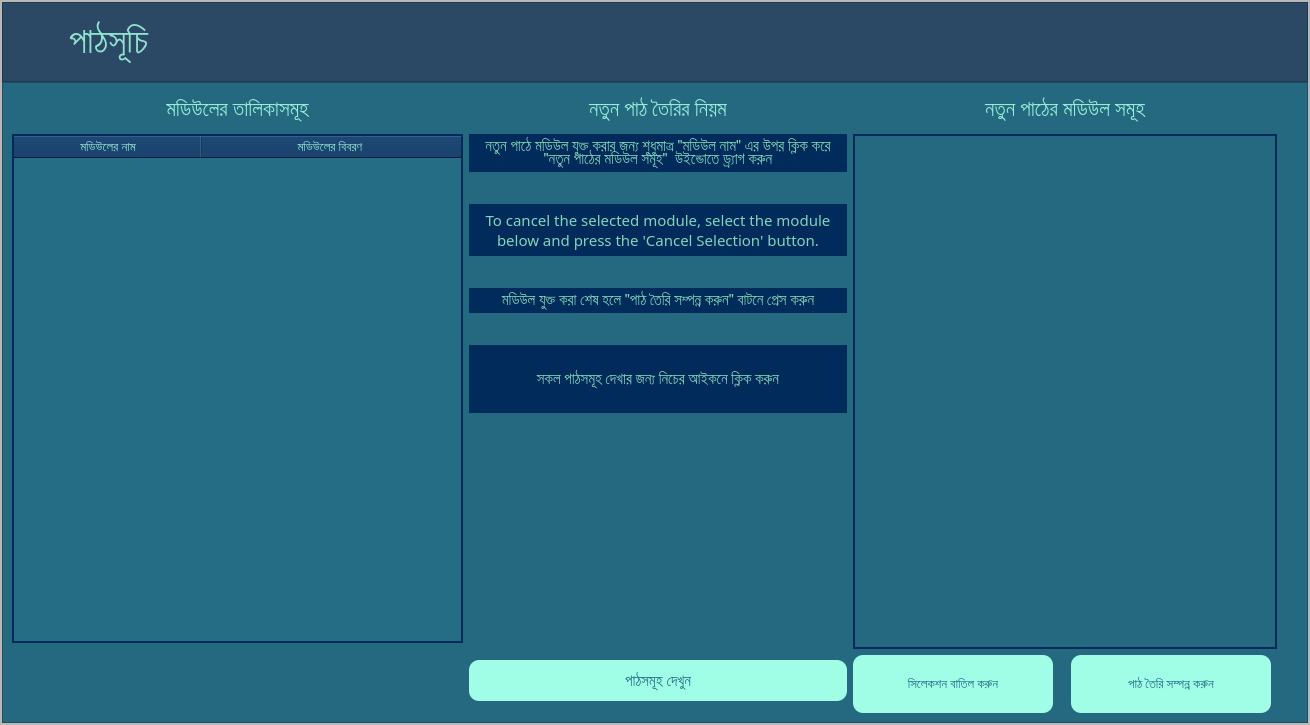
      <widget class="QWidget" name="lesson_making_page">
       <layout class="QGridLayout" name="gridLayout_8">
        <property name="leftMargin">
         <number>0</number>
        </property>
        <property name="topMargin">
         <number>0</number>
        </property>
        <property name="rightMargin">
         <number>0</number>
        </property>
        <property name="bottomMargin">
         <number>0</number>
        </property>
        <item row="0" column="0">
         <widget class="QFrame" name="frame">
          <property name="minimumSize">
           <size>
            <width>1280</width>
            <height>720</height>
           </size>
          </property>
          <property name="frameShape">
           <enum>QFrame::StyledPanel</enum>
          </property>
          <property name="frameShadow">
           <enum>QFrame::Raised</enum>
          </property>
          <layout class="QGridLayout" name="gridLayout_3">
           <property name="leftMargin">
            <number>0</number>
           </property>
           <property name="topMargin">
            <number>0</number>
           </property>
           <property name="rightMargin">
            <number>0</number>
           </property>
           <property name="bottomMargin">
            <number>0</number>
           </property>
           <item row="0" column="0">
            <widget class="QFrame" name="lesson_frame_2">
             <property name="minimumSize">
              <size>
               <width>1280</width>
               <height>720</height>
              </size>
             </property>
             <property name="styleSheet">
              <string notr="true"/>
             </property>
             <property name="frameShape">
              <enum>QFrame::StyledPanel</enum>
             </property>
             <property name="frameShadow">
              <enum>QFrame::Raised</enum>
             </property>
             <layout class="QVBoxLayout" name="verticalLayout_9">
              <property name="spacing">
               <number>0</number>
              </property>
              <property name="leftMargin">
               <number>0</number>
              </property>
              <property name="topMargin">
               <number>0</number>
              </property>
              <property name="rightMargin">
               <number>0</number>
              </property>
              <property name="bottomMargin">
               <number>0</number>
              </property>
              <item>
               <widget class="QFrame" name="top_frame_5">
                <property name="minimumSize">
                 <size>
                  <width>1278</width>
                  <height>80</height>
                 </size>
                </property>
                <property name="maximumSize">
                 <size>
                  <width>16777215</width>
                  <height>80</height>
                 </size>
                </property>
                <property name="styleSheet">
                 <string notr="true">background-color: #2B4865;</string>
                </property>
                <property name="frameShape">
                 <enum>QFrame::StyledPanel</enum>
                </property>
                <property name="frameShadow">
                 <enum>QFrame::Raised</enum>
                </property>
                <layout class="QHBoxLayout" name="horizontalLayout_24">
                 <property name="leftMargin">
                  <number>0</number>
                 </property>
                 <property name="topMargin">
                  <number>0</number>
                 </property>
                 <property name="rightMargin">
                  <number>0</number>
                 </property>
                 <property name="bottomMargin">
                  <number>0</number>
                 </property>
                 <item>
                  <widget class="QPushButton" name="lsn_btn_back_to_home_3">
                   <property name="sizePolicy">
                    <sizepolicy hsizetype="Preferred" vsizetype="Preferred">
                     <horstretch>0</horstretch>
                     <verstretch>0</verstretch>
                    </sizepolicy>
                   </property>
                   <property name="minimumSize">
                    <size>
                     <width>0</width>
                     <height>60</height>
                    </size>
                   </property>
                   <property name="maximumSize">
                    <size>
                     <width>60</width>
                     <height>60</height>
                    </size>
                   </property>
                   <property name="baseSize">
                    <size>
                     <width>0</width>
                     <height>4</height>
                    </size>
                   </property>
                   <property name="font">
                    <font>
                     <pointsize>11</pointsize>
                    </font>
                   </property>
                   <property name="cursor">
                    <cursorShape>PointingHandCursor</cursorShape>
                   </property>
                   <property name="mouseTracking">
                    <bool>true</bool>
                   </property>
                   <property name="styleSheet">
                    <string notr="true">QPushButton {
	background-color: #2B4865 #256D85;
	border: none;
}

QPushButton:hover:!pressed
{
	background-color:  #256D85;
	border-radius: 30px;
}</string>
                   </property>
                   <property name="text">
                    <string/>
                   </property>
                   <property name="icon">
                    <iconset>
                     <normaloff>../Images/back_icon.png</normaloff>../Images/back_icon.png</iconset>
                   </property>
                   <property name="iconSize">
                    <size>
                     <width>200</width>
                     <height>200</height>
                    </size>
                   </property>
                   <property name="autoDefault">
                    <bool>false</bool>
                   </property>
                   <property name="default">
                    <bool>false</bool>
                   </property>
                   <property name="flat">
                    <bool>false</bool>
                   </property>
                  </widget>
                 </item>
                 <item>
                  <widget class="QLabel" name="lsn_lbl_headline_4">
                   <property name="font">
                    <font>
                     <family>Hind Siliguri Medium</family>
                     <pointsize>27</pointsize>
                    </font>
                   </property>
                   <property name="styleSheet">
                    <string notr="true">color: #8FE3CF</string>
                   </property>
                   <property name="text">
                    <string>পাঠসূচি</string>
                   </property>
                   <property name="alignment">
                    <set>Qt::AlignLeading|Qt::AlignLeft|Qt::AlignVCenter</set>
                   </property>
                  </widget>
                 </item>
                </layout>
               </widget>
              </item>
              <item>
               <widget class="QFrame" name="mid_frame_4">
                <property name="minimumSize">
                 <size>
                  <width>1306</width>
                  <height>641</height>
                 </size>
                </property>
                <property name="styleSheet">
                 <string notr="true">background-color:rgb(36, 105, 127);</string>
                </property>
                <property name="frameShape">
                 <enum>QFrame::StyledPanel</enum>
                </property>
                <property name="frameShadow">
                 <enum>QFrame::Raised</enum>
                </property>
                <layout class="QGridLayout" name="gridLayout_4">
                 <item row="8" column="6">
                  <spacer name="verticalSpacer_5">
                   <property name="orientation">
                    <enum>Qt::Vertical</enum>
                   </property>
                   <property name="sizeHint" stdset="0">
                    <size>
                     <width>20</width>
                     <height>117</height>
                    </size>
                   </property>
                  </spacer>
                 </item>
                 <item row="7" column="1" colspan="3">
                  <widget class="QLabel" name="label_4">
                   <property name="minimumSize">
                    <size>
                     <width>365</width>
                     <height>68</height>
                    </size>
                   </property>
                   <property name="font">
                    <font>
                     <family>Hind Siliguri Medium</family>
                     <pointsize>11</pointsize>
                     <weight>50</weight>
                     <bold>false</bold>
                    </font>
                   </property>
                   <property name="styleSheet">
                    <string notr="true">color: rgb(132, 211, 184);
background-color: rgb(0, 43, 91);
padding: 5px;</string>
                   </property>
                   <property name="text">
                    <string>সকল পাঠসমূহ দেখার জন্য নিচের আইকনে ক্লিক করুন</string>
                   </property>
                   <property name="alignment">
                    <set>Qt::AlignCenter</set>
                   </property>
                   <property name="wordWrap">
                    <bool>true</bool>
                   </property>
                  </widget>
                 </item>
                 <item row="6" column="1">
                  <spacer name="horizontalSpacer_20">
                   <property name="orientation">
                    <enum>Qt::Horizontal</enum>
                   </property>
                   <property name="sizeHint" stdset="0">
                    <size>
                     <width>160</width>
                     <height>20</height>
                    </size>
                   </property>
                  </spacer>
                 </item>
                 <item row="6" column="3">
                  <spacer name="horizontalSpacer_21">
                   <property name="orientation">
                    <enum>Qt::Horizontal</enum>
                   </property>
                   <property name="sizeHint" stdset="0">
                    <size>
                     <width>159</width>
                     <height>20</height>
                    </size>
                   </property>
                  </spacer>
                 </item>
                 <item row="5" column="1" colspan="3">
                  <widget class="QLabel" name="label_3">
                   <property name="font">
                    <font>
                     <family>Hind Siliguri Medium</family>
                     <pointsize>11</pointsize>
                     <weight>50</weight>
                     <bold>false</bold>
                    </font>
                   </property>
                   <property name="styleSheet">
                    <string notr="true">color: rgb(132, 211, 184);
background-color: rgb(0, 43, 91);
padding: 5px;</string>
                   </property>
                   <property name="text">
                    <string>মডিউল যুক্ত করা শেষ হলে &quot;পাঠ তৈরি সম্পন্ন করুন&quot; বাটনে প্রেস করুন</string>
                   </property>
                   <property name="alignment">
                    <set>Qt::AlignCenter</set>
                   </property>
                   <property name="wordWrap">
                    <bool>true</bool>
                   </property>
                  </widget>
                 </item>
                 <item row="3" column="1" colspan="3">
                  <widget class="QLabel" name="label_2">
                   <property name="font">
                    <font>
                     <family>Hind Siliguri Medium</family>
                     <pointsize>11</pointsize>
                     <weight>50</weight>
                     <bold>false</bold>
                    </font>
                   </property>
                   <property name="styleSheet">
                    <string notr="true">color: rgb(132, 211, 184);
background-color: rgb(0, 43, 91);
padding: 5px;</string>
                   </property>
                   <property name="text">
                    <string>To cancel the selected module, select the module below and press the 'Cancel Selection' button.</string>
                   </property>
                   <property name="alignment">
                    <set>Qt::AlignCenter</set>
                   </property>
                   <property name="wordWrap">
                    <bool>true</bool>
                   </property>
                  </widget>
                 </item>
                 <item row="1" column="0" rowspan="8">
                  <widget class="QTableWidget" name="lsn_module_table_widget">
                   <property name="minimumSize">
                    <size>
                     <width>451</width>
                     <height>501</height>
                    </size>
                   </property>
                   <property name="cursor" stdset="0">
                    <cursorShape>OpenHandCursor</cursorShape>
                   </property>
                   <property name="styleSheet">
                    <string notr="true">QHeaderView::section {
	background-color: #002B5B;
    color: rgb(143, 227, 207);
}



QTableWidget {
	background-color: #256D85;
	gridline-color: rgb(255, 255, 255);
	color: #fff;
	border: 2px solid rgb(0, 43, 91);
}

</string>
                   </property>
                   <attribute name="horizontalHeaderDefaultSectionSize">
                    <number>188</number>
                   </attribute>
                   <attribute name="horizontalHeaderStretchLastSection">
                    <bool>true</bool>
                   </attribute>
                   <column>
                    <property name="text">
                     <string>মডিউলের নাম</string>
                    </property>
                    <property name="font">
                     <font>
                      <family>Hind Siliguri Medium</family>
                      <pointsize>10</pointsize>
                      <weight>50</weight>
                      <bold>false</bold>
                     </font>
                    </property>
                    <property name="textAlignment">
                     <set>AlignCenter</set>
                    </property>
                   </column>
                   <column>
                    <property name="text">
                     <string>মডিউলের বিবরণ </string>
                    </property>
                    <property name="font">
                     <font>
                      <family>Hind Siliguri Medium</family>
                      <pointsize>10</pointsize>
                      <weight>50</weight>
                      <bold>false</bold>
                     </font>
                    </property>
                    <property name="textAlignment">
                     <set>AlignCenter</set>
                    </property>
                   </column>
                  </widget>
                 </item>
                 <item row="4" column="6">
                  <spacer name="horizontalSpacer_9">
                   <property name="orientation">
                    <enum>Qt::Horizontal</enum>
                   </property>
                   <property name="sizeType">
                    <enum>QSizePolicy::Fixed</enum>
                   </property>
                   <property name="sizeHint" stdset="0">
                    <size>
                     <width>21</width>
                     <height>20</height>
                    </size>
                   </property>
                  </spacer>
                 </item>
                 <item row="1" column="1" colspan="3">
                  <widget class="QLabel" name="label">
                   <property name="font">
                    <font>
                     <family>Hind Siliguri Medium</family>
                     <pointsize>11</pointsize>
                     <weight>50</weight>
                     <bold>false</bold>
                    </font>
                   </property>
                   <property name="styleSheet">
                    <string notr="true">color: rgb(132, 211, 184);
background-color: rgb(0, 43, 91);
padding: 5px;</string>
                   </property>
                   <property name="text">
                    <string>নতুন পাঠে মডিউল যুক্ত করার জন্য শুধুমাত্র &quot;মডিউল নাম&quot; এর উপর ক্লিক করে &quot;নতুন পাঠের মডিউল সমূহ&quot;  উইন্ডোতে ড্র্যাগ করুন</string>
                   </property>
                   <property name="alignment">
                    <set>Qt::AlignCenter</set>
                   </property>
                   <property name="wordWrap">
                    <bool>true</bool>
                   </property>
                  </widget>
                 </item>
                 <item row="6" column="2">
                  <widget class="QLabel" name="label_7">
                   <property name="font">
                    <font>
                     <pointsize>7</pointsize>
                    </font>
                   </property>
                   <property name="text">
                    <string/>
                   </property>
                   <property name="pixmap">
                    <pixmap>../Images/downward_icon.png</pixmap>
                   </property>
                  </widget>
                 </item>
                 <item row="10" column="4">
                  <widget class="QPushButton" name="lsn_btn_remove_module">
                   <property name="sizePolicy">
                    <sizepolicy hsizetype="Preferred" vsizetype="Preferred">
                     <horstretch>230</horstretch>
                     <verstretch>40</verstretch>
                    </sizepolicy>
                   </property>
                   <property name="minimumSize">
                    <size>
                     <width>200</width>
                     <height>58</height>
                    </size>
                   </property>
                   <property name="maximumSize">
                    <size>
                     <width>200</width>
                     <height>58</height>
                    </size>
                   </property>
                   <property name="font">
                    <font>
                     <family>Hind Siliguri Medium</family>
                     <pointsize>10</pointsize>
                     <weight>50</weight>
                     <bold>false</bold>
                    </font>
                   </property>
                   <property name="cursor">
                    <cursorShape>PointingHandCursor</cursorShape>
                   </property>
                   <property name="styleSheet">
                    <string notr="true">QPushButton {
background-color: rgb(160, 253, 230);
color:  #256D85 ;
border-radius: 10px;
}

QPushButton::hover {
	
	background-color: rgb(143, 227, 207);
	color: #2B4865;

}</string>
                   </property>
                   <property name="text">
                    <string>সিলেকশন বাতিল করুন</string>
                   </property>
                   <property name="icon">
                    <iconset>
                     <normaloff>../Images/remove_icon.png</normaloff>../Images/remove_icon.png</iconset>
                   </property>
                   <property name="iconSize">
                    <size>
                     <width>20</width>
                     <height>25</height>
                    </size>
                   </property>
                  </widget>
                 </item>
                 <item row="0" column="4" colspan="2">
                  <widget class="QLabel" name="lsn_lbl_lessons_5">
                   <property name="minimumSize">
                    <size>
                     <width>371</width>
                     <height>36</height>
                    </size>
                   </property>
                   <property name="font">
                    <font>
                     <family>Hind Siliguri Medium</family>
                     <pointsize>16</pointsize>
                     <weight>50</weight>
                     <bold>false</bold>
                    </font>
                   </property>
                   <property name="styleSheet">
                    <string notr="true">color: rgb(149, 236, 215);</string>
                   </property>
                   <property name="text">
                    <string>নতুন পাঠের মডিউল সমূহ</string>
                   </property>
                   <property name="alignment">
                    <set>Qt::AlignCenter</set>
                   </property>
                  </widget>
                 </item>
                 <item row="4" column="2">
                  <widget class="QLabel" name="label_6">
                   <property name="font">
                    <font>
                     <pointsize>7</pointsize>
                    </font>
                   </property>
                   <property name="text">
                    <string/>
                   </property>
                   <property name="pixmap">
                    <pixmap>../Images/downward_icon.png</pixmap>
                   </property>
                  </widget>
                 </item>
                 <item row="10" column="5">
                  <widget class="QPushButton" name="lsn_btn_finish_add_module">
                   <property name="enabled">
                    <bool>true</bool>
                   </property>
                   <property name="sizePolicy">
                    <sizepolicy hsizetype="Preferred" vsizetype="Preferred">
                     <horstretch>230</horstretch>
                     <verstretch>40</verstretch>
                    </sizepolicy>
                   </property>
                   <property name="minimumSize">
                    <size>
                     <width>200</width>
                     <height>58</height>
                    </size>
                   </property>
                   <property name="maximumSize">
                    <size>
                     <width>200</width>
                     <height>58</height>
                    </size>
                   </property>
                   <property name="font">
                    <font>
                     <family>Hind Siliguri Medium</family>
                     <pointsize>10</pointsize>
                     <weight>50</weight>
                     <bold>false</bold>
                    </font>
                   </property>
                   <property name="cursor">
                    <cursorShape>PointingHandCursor</cursorShape>
                   </property>
                   <property name="styleSheet">
                    <string notr="true">QPushButton {
background-color: rgb(160, 253, 230);
color:  #256D85 ;
border-radius: 10px;
}

QPushButton::hover {
	
	background-color: rgb(143, 227, 207);
	color: #2B4865;

}</string>
                   </property>
                   <property name="text">
                    <string>পাঠ তৈরি সম্পন্ন করুন</string>
                   </property>
                   <property name="icon">
                    <iconset>
                     <normaloff>../Images/done.png</normaloff>../Images/done.png</iconset>
                   </property>
                   <property name="iconSize">
                    <size>
                     <width>20</width>
                     <height>25</height>
                    </size>
                   </property>
                  </widget>
                 </item>
                 <item row="2" column="1">
                  <spacer name="horizontalSpacer_17">
                   <property name="orientation">
                    <enum>Qt::Horizontal</enum>
                   </property>
                   <property name="sizeHint" stdset="0">
                    <size>
                     <width>160</width>
                     <height>20</height>
                    </size>
                   </property>
                  </spacer>
                 </item>
                 <item row="2" column="2">
                  <widget class="QLabel" name="label_5">
                   <property name="font">
                    <font>
                     <pointsize>7</pointsize>
                    </font>
                   </property>
                   <property name="text">
                    <string/>
                   </property>
                   <property name="pixmap">
                    <pixmap>../Images/downward_icon.png</pixmap>
                   </property>
                  </widget>
                 </item>
                 <item row="4" column="1">
                  <spacer name="horizontalSpacer_18">
                   <property name="orientation">
                    <enum>Qt::Horizontal</enum>
                   </property>
                   <property name="sizeHint" stdset="0">
                    <size>
                     <width>160</width>
                     <height>20</height>
                    </size>
                   </property>
                  </spacer>
                 </item>
                 <item row="2" column="3">
                  <spacer name="horizontalSpacer_16">
                   <property name="orientation">
                    <enum>Qt::Horizontal</enum>
                   </property>
                   <property name="sizeHint" stdset="0">
                    <size>
                     <width>159</width>
                     <height>20</height>
                    </size>
                   </property>
                  </spacer>
                 </item>
                 <item row="0" column="0">
                  <widget class="QLabel" name="lsn_lbl_lessons_3">
                   <property name="minimumSize">
                    <size>
                     <width>451</width>
                     <height>36</height>
                    </size>
                   </property>
                   <property name="font">
                    <font>
                     <family>Hind Siliguri Medium</family>
                     <pointsize>16</pointsize>
                     <weight>50</weight>
                     <bold>false</bold>
                    </font>
                   </property>
                   <property name="styleSheet">
                    <string notr="true">color: rgb(149, 236, 215);</string>
                   </property>
                   <property name="text">
                    <string>মডিউলের তালিকাসমূহ</string>
                   </property>
                   <property name="alignment">
                    <set>Qt::AlignCenter</set>
                   </property>
                  </widget>
                 </item>
                 <item row="0" column="1" colspan="3">
                  <widget class="QLabel" name="lsn_lbl_lessons_4">
                   <property name="minimumSize">
                    <size>
                     <width>361</width>
                     <height>36</height>
                    </size>
                   </property>
                   <property name="font">
                    <font>
                     <family>Hind Siliguri Medium</family>
                     <pointsize>16</pointsize>
                     <weight>50</weight>
                     <bold>false</bold>
                    </font>
                   </property>
                   <property name="styleSheet">
                    <string notr="true">color: rgb(149, 236, 215);</string>
                   </property>
                   <property name="text">
                    <string>নতুন পাঠ তৈরির নিয়ম</string>
                   </property>
                   <property name="alignment">
                    <set>Qt::AlignCenter</set>
                   </property>
                  </widget>
                 </item>
                 <item row="1" column="4" rowspan="9" colspan="2">
                  <widget class="QListView" name="lsn_new_module_list_view">
                   <property name="minimumSize">
                    <size>
                     <width>424</width>
                     <height>509</height>
                    </size>
                   </property>
                   <property name="font">
                    <font>
                     <pointsize>10</pointsize>
                    </font>
                   </property>
                   <property name="styleSheet">
                    <string notr="true">color: rgb(143, 227, 190);
border: 2px solid rgb(0, 43, 91);</string>
                   </property>
                   <property name="editTriggers">
                    <set>QAbstractItemView::NoEditTriggers</set>
                   </property>
                   <property name="dragEnabled">
                    <bool>true</bool>
                   </property>
                  </widget>
                 </item>
                 <item row="4" column="3">
                  <spacer name="horizontalSpacer_19">
                   <property name="orientation">
                    <enum>Qt::Horizontal</enum>
                   </property>
                   <property name="sizeHint" stdset="0">
                    <size>
                     <width>159</width>
                     <height>20</height>
                    </size>
                   </property>
                  </spacer>
                 </item>
                 <item row="9" column="1" rowspan="2" colspan="3">
                  <widget class="QPushButton" name="lsn_btn_see_lessons">
                   <property name="minimumSize">
                    <size>
                     <width>151</width>
                     <height>41</height>
                    </size>
                   </property>
                   <property name="font">
                    <font>
                     <pointsize>11</pointsize>
                    </font>
                   </property>
                   <property name="cursor">
                    <cursorShape>PointingHandCursor</cursorShape>
                   </property>
                   <property name="styleSheet">
                    <string notr="true">QPushButton {
background-color: rgb(160, 253, 230);
color:  #256D85 ;
border-radius: 10px;
}

QPushButton::hover {
	
	background-color: rgb(143, 227, 207);
	color: #2B4865;

}</string>
                   </property>
                   <property name="text">
                    <string>পাঠসমূহ দেখুন</string>
                   </property>
                   <property name="icon">
                    <iconset>
                     <normaloff>../Images/open_folders_icon.png</normaloff>../Images/open_folders_icon.png</iconset>
                   </property>
                   <property name="iconSize">
                    <size>
                     <width>30</width>
                     <height>30</height>
                    </size>
                   </property>
                  </widget>
                 </item>
                </layout>
               </widget>
              </item>
             </layout>
            </widget>
           </item>
          </layout>
         </widget>
        </item>
       </layout>
      </widget>
